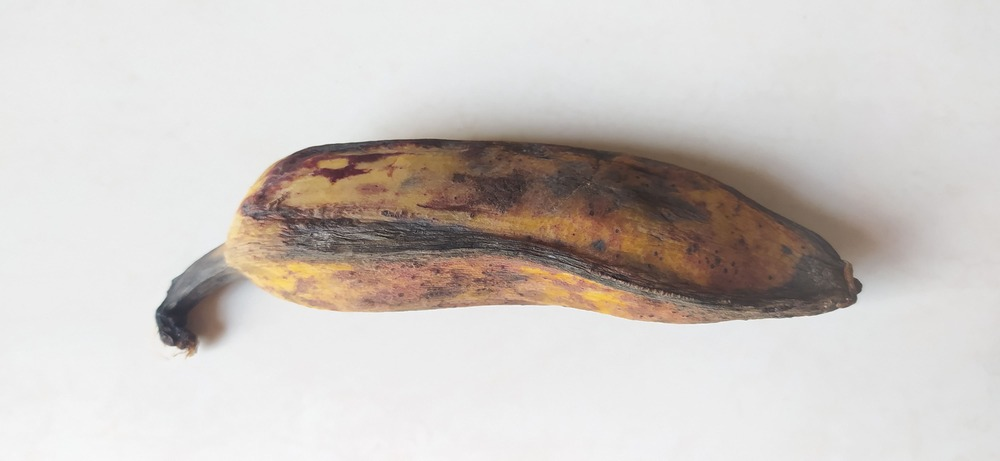
%> input picture 7.jpg, 1000 x 461 px
$ octave test_mikh.m   (GNU Octave 9; MATLAB toolbox functions it lacks are replaced by stand-ins)
%> lines starting %> are read from the running program, lines starting %| are printed output that depends on the picture; in (x1, y1, x2, y2) boxes, pixels count from 0 and x2, y2 are one past the last pixel; in counts of white or black regions, pixels touching at a corner belong together; the program's own positions count from 1
clear; clc;

% Kematangan pisang kepok dapat diklasifikasikan berdasarkan nilai Hue dari
% warna kulit pisang kepok tersebut. Semakin matang sebuah pisang kepok,
% maka akan semakin kecil nilai huenya. Sebaliknya, semakin mentah sebuah
% pisang kepok, akan semakin besar nilai huenya.

Predict('7.jpg');
function [Ihm, Ism, Ivm] = Predict(filename)
%> called with filename = '7.jpg'
    % Membaca image dan mengubah image menjadi double antara 0 dan 1.
    I = im2double(imread(filename));

    % Mengambil nilai RGB dari image.
    Ir = I(:, :, 1);
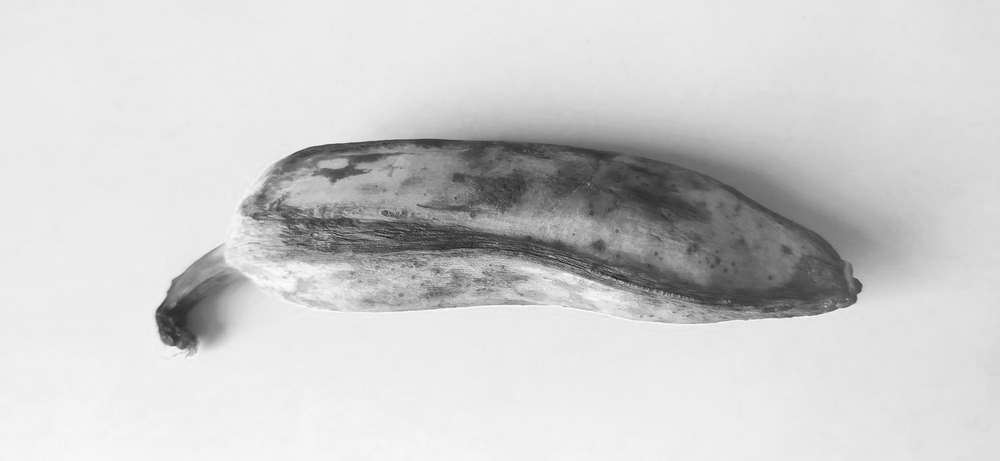
%> Ir: size 461x1000 double; min 0.122, max 1, mean 0.809
    Ig = I(:, :, 2);
    Ib = I(:, :, 3);
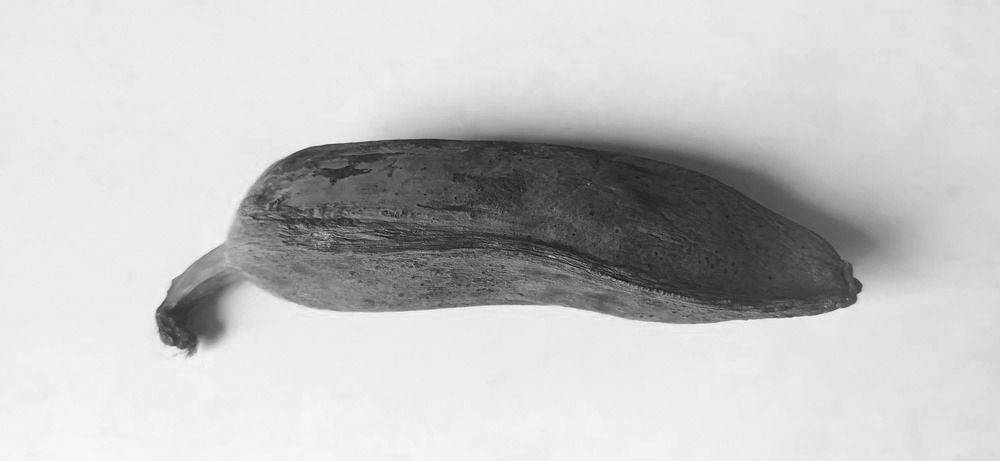
%> Ib: size 461x1000 double; min 0, max 0.976, mean 0.77

    % Melakukan thresholding pada image untuk membuang background.
    % Thresholding dilakukan menggunakan nilai Blue, karena nilai Blue
    % rendah pada warna kulit pisang.
    Ibw = Ib < graythresh(Ib);
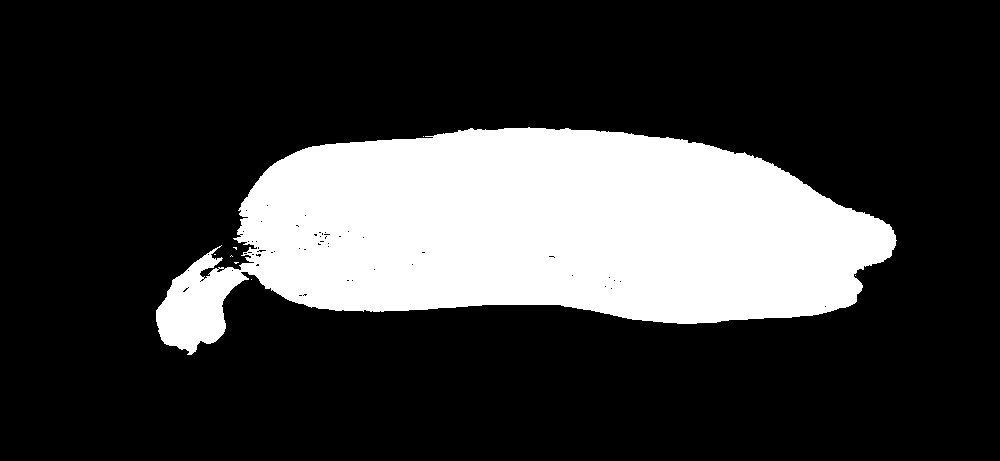
%> Ibw: size 461x1000 logical; 23.1% white; 8 white regions (7 under 20 px), largest, box (x1, y1, x2, y2) and area: (156, 127, 897, 355) 106625
    It = cat(3, Ir .* Ibw, Ig .* Ibw, Ib .* Ibw);
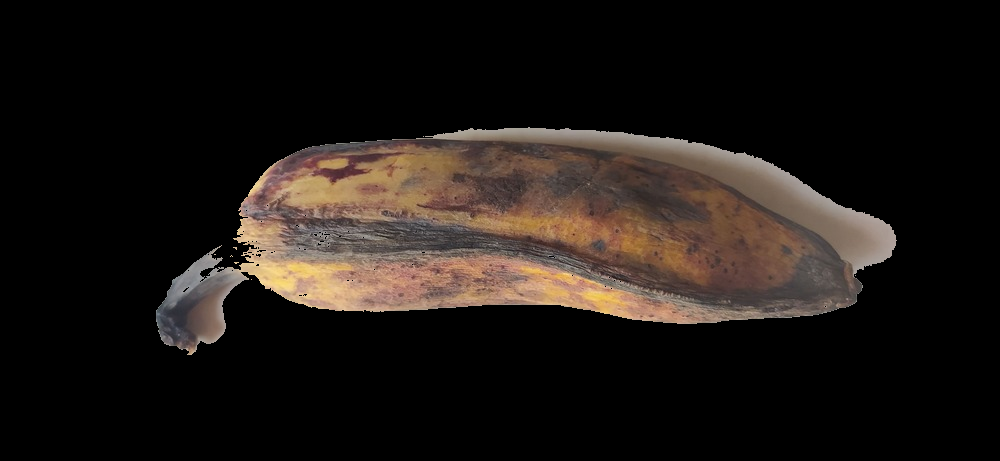
%> It: size 461x1000x3 double; mean R, G, B 0.118, 0.0947, 0.08

    % Mengubah image menjadi bentuk HSV.
    Ihsv = rgb2hsv(It);
%> Ihsv: size 461x1000x3 double; mean H, S, V 0.0248, 0.0708, 0.118

    % Mengambil nilai HSV dari image.
    Ih = Ihsv(:, :, 1);
    Is = Ihsv(:, :, 2);
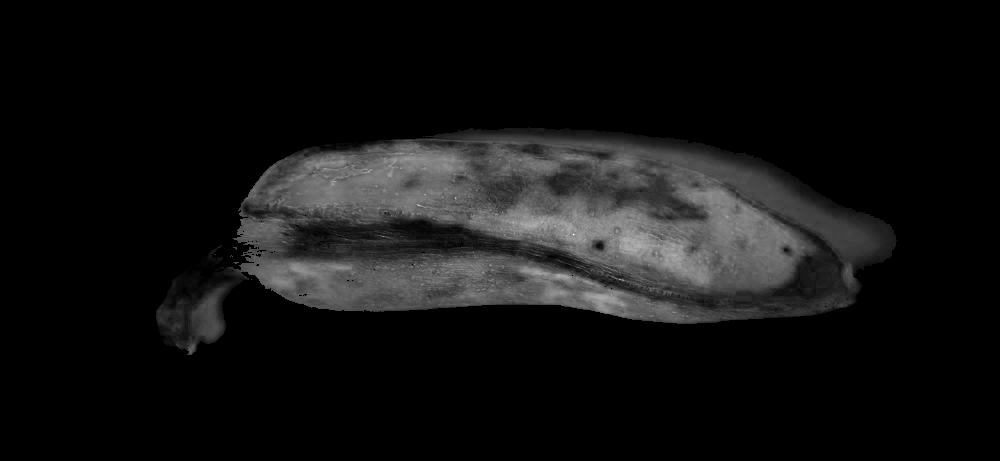
%> Is: size 461x1000 double; min 0, max 1, mean 0.0708
    Iv = Ihsv(:, :, 3);
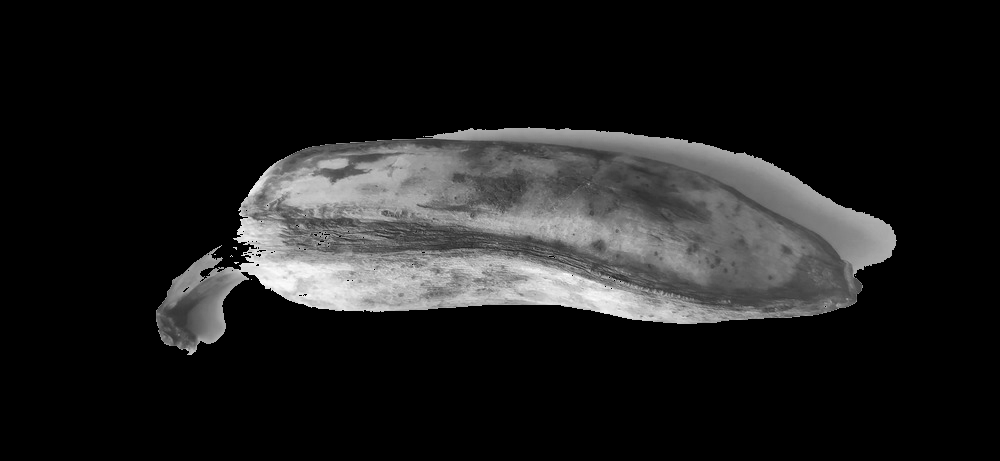
%> Iv: size 461x1000 double; min 0, max 0.996, mean 0.118

    % Mengambil rata-rata nilai HSV dari image tanpa background.
    Ihm = mean2(Ih(Ih > 0));
%> Ihm = 0.11
    Ism = mean2(Is(Ih > 0));
%> Ism = 0.31
    Ivm = mean2(Iv(Ih > 0));
%> Ivm = 0.512


    %mengambil bentuk tulang dari gambar agar bisa melihat seberapa rumit
    %pembentuk dari benda pada gambar.
    tulang = bwmorph(Ibw, 'skel', Inf);
%> tulang: size 461x1000 logical; 1.2% white in thin lines or dots, all inside (x1, y1, x2, y2) = (158, 127, 894, 355)
    bersih = bwmorph(tulang, 'spur', 20);
%> bersih: size 461x1000 logical; 1.1% white in thin lines or dots, all inside (x1, y1, x2, y2) = (160, 129, 892, 355)
    bersih = bwmorph(bersih, 'spur', 20);
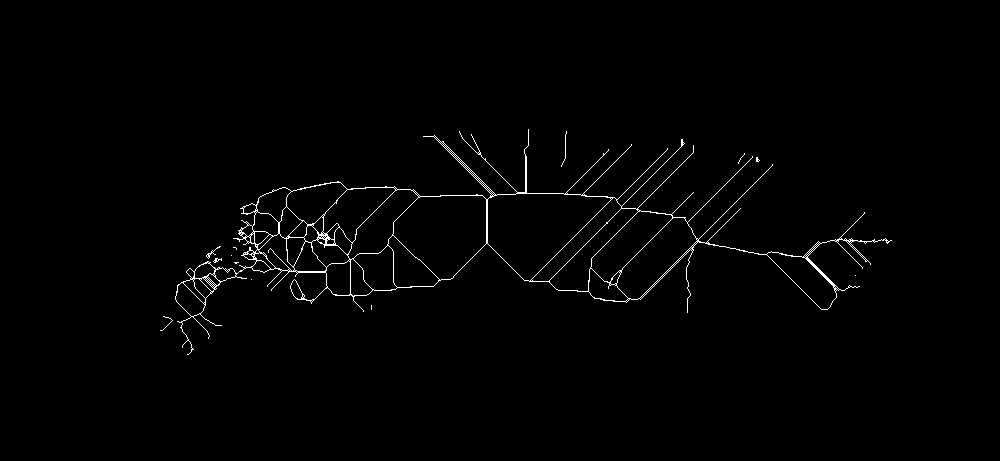
%> bersih: size 461x1000 logical; 1.1% white in thin lines or dots, all inside (x1, y1, x2, y2) = (160, 129, 892, 355)

    %mengambil properties Area, BoundingBox, panjang dan lebar objek.
    props = regionprops(Ibw, {'Area','BoundingBox', 'MinorAxisLength', 'MajorAxisLength'});
%> props = 8 regions; box (x1, y1, x2, y2), Area, MajorAxisLength and MinorAxisLength: (156, 127, 897, 355) 106625 729.9 203.7, (233, 247, 237, 250) 7 4.81 2.51, (234, 262, 239, 264) 7 5.13 2.12, (230, 255, 233, 257) 3 3.46 2.21, (214, 254, 216, 255) 2 2.31 1.15, (251, 279, 252, 280) 1 1.15 1.15, (423, 136, 424, 137) 1 1.15 1.15, (855, 275, 856, 276) 1 1.15 1.15

    % Mengambil banyak "pulau" dalam objek
%     Ibwlb = bwlabel(Ibw);
%     s = max(max(Ibwlb));

    numObj = numel(props);
%> numObj = 8

    % Memberikan label prediksi pada image. Diambil nilai Hue 0.23 sebagai
    % batas atas dan 0.05 sebagai batas bawah, nilai di luar batas tersebut
    % menunjukkan bahwa gambar yang diberikan bukan merupakan pisang.
    % Selain dari Hue, kita juga mencari berdasarkan banyaknya pulau pulau
    % berdasarkan Black and white nya, jika banyak pulau dibawah 50 maka
    % dianggap sebagai pisang. Setelah itu melihat jumlah tulang pembentuk,
    % bahwa jika tulang pembentuk yang ditemukan < 4000, maka benda
    % tersebut termasuk pisang.
    checkRegProp = 1;
%> (the run ends here)

$ run again, with 0.jpg copied over 7.jpg
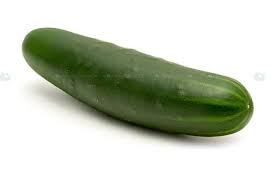
%> input picture 0.jpg, 280 x 180 px
%> in Predict, `Ibw = Ib < graythresh(Ib);`:
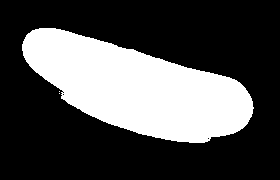
%> Ibw: size 180x280 logical; 30.7% white; 3 white regions (2 under 20 px), largest, box (x1, y1, x2, y2) and area: (22, 28, 254, 143) 15475
%> Ihsv: size 180x280x3 double; mean H, S, V 0.072, 0.162, 0.114
%> Ihm = 0.234
%> Ism = 0.528
%> Ivm = 0.373
%> in Predict, `tulang = bwmorph(Ibw, 'skel', Inf);`:
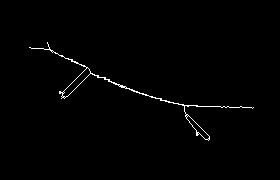
%> tulang: size 180x280 logical; 0.91% white in thin lines or dots, all inside (x1, y1, x2, y2) = (29, 42, 254, 141)
%> bersih: size 180x280 logical; 0.9% white in thin lines or dots, all inside (x1, y1, x2, y2) = (29, 42, 252, 141)
%> props = 3 regions; box (x1, y1, x2, y2), Area, MajorAxisLength and MinorAxisLength: (22, 28, 254, 143) 15475 247.1 82.11, (59, 91, 60, 92) 1 1.15 1.15, (59, 93, 60, 94) 1 1.15 1.15
%> numObj = 3

$ run again, with 1.jpg copied over 7.jpg
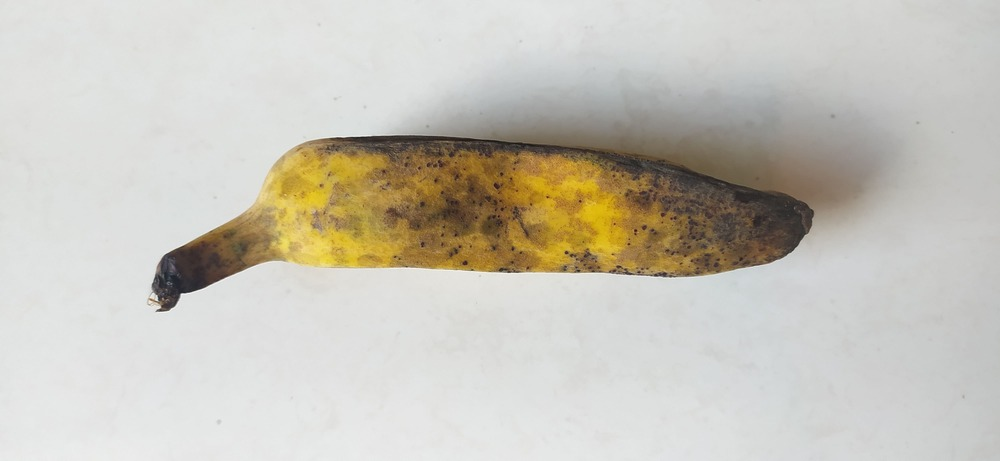
%> input picture 1.jpg, 1000 x 461 px
%> in Predict, `Ibw = Ib < graythresh(Ib);`:
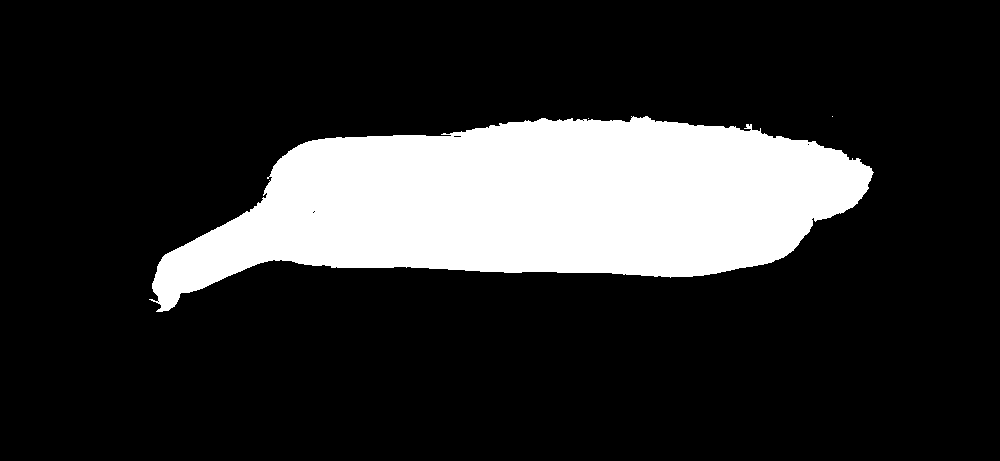
%> Ibw: size 461x1000 logical; 18.4% white; 3 white regions (2 under 20 px), largest, box (x1, y1, x2, y2) and area: (149, 116, 874, 312) 84783
%> Ihsv: size 461x1000x3 double; mean H, S, V 0.0205, 0.0863, 0.1
%> Ihm = 0.112
%> Ism = 0.471
%> Ivm = 0.545
%> tulang: size 461x1000 logical; 0.78% white in thin lines or dots, all inside (x1, y1, x2, y2) = (149, 116, 872, 312)
%> in Predict, `bersih = bwmorph(tulang, 'spur', 20);`:
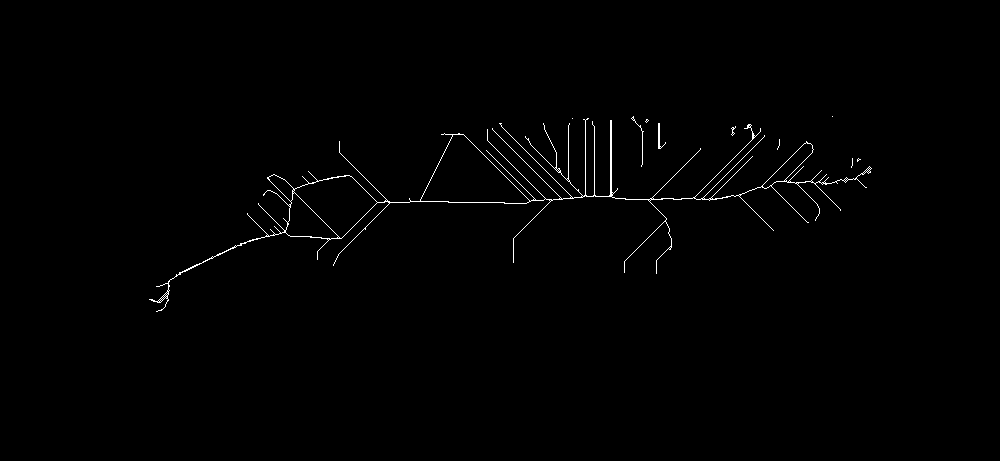
%> bersih: size 461x1000 logical; 0.71% white in thin lines or dots, all inside (x1, y1, x2, y2) = (149, 116, 872, 312)
%> props = 3 regions; box (x1, y1, x2, y2), Area, MajorAxisLength and MinorAxisLength: (149, 116, 874, 312) 84783 708.6 162.6, (588, 118, 589, 119) 1 1.15 1.15, (832, 116, 833, 117) 1 1.15 1.15
%> numObj = 3

$ run again, with 10.jpg copied over 7.jpg
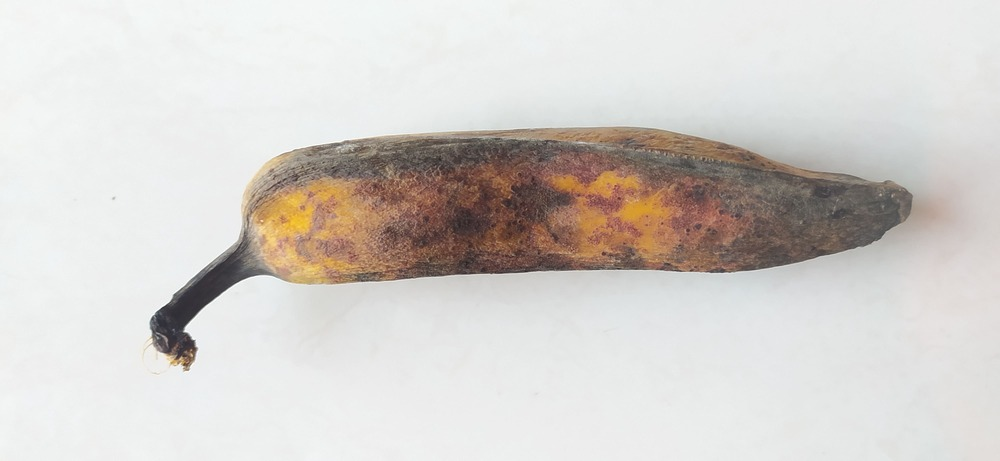
%> input picture 10.jpg, 1000 x 461 px
%> Ibw: size 461x1000 logical; 18.9% white; 6 white regions (5 under 20 px), largest, box (x1, y1, x2, y2) and area: (150, 127, 938, 371) 87161
%> Ihsv: size 461x1000x3 double; mean H, S, V 0.0181, 0.0585, 0.0991
%> Ihm = 0.0966
%> Ism = 0.311
%> Ivm = 0.526
%> in Predict, `tulang = bwmorph(Ibw, 'skel', Inf);`:
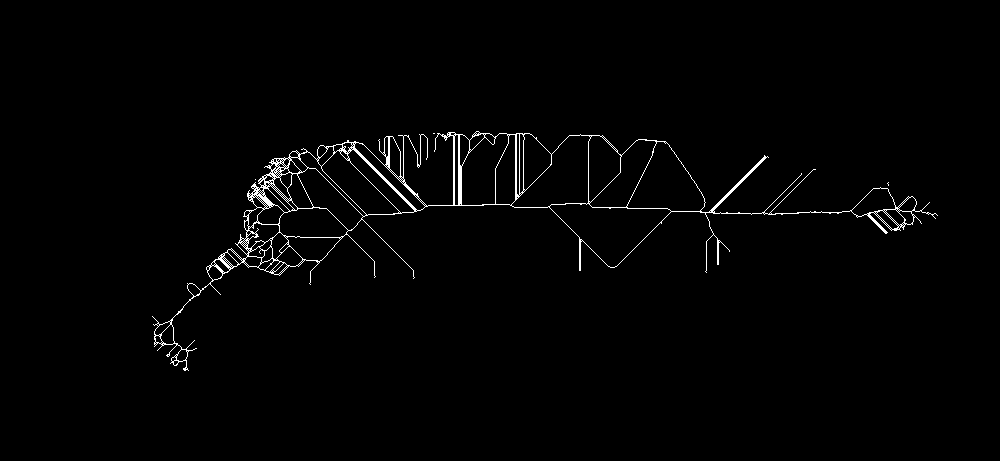
%> tulang: size 461x1000 logical; 1.4% white in thin lines or dots, all inside (x1, y1, x2, y2) = (152, 131, 938, 371)
%> bersih: size 461x1000 logical; 1.4% white in thin lines or dots, all inside (x1, y1, x2, y2) = (154, 131, 936, 371)
%> props = 6 regions; box (x1, y1, x2, y2), Area, MajorAxisLength and MinorAxisLength: (150, 127, 938, 371) 87161 757.9 170.6, (253, 232, 259, 237) 11 7.21 3.39, (257, 228, 260, 231) 7 3.24 3.03, (253, 182, 256, 186) 5 5.52 1.72, (433, 133, 435, 134) 2 2.31 1.15, (255, 179, 256, 180) 1 1.15 1.15
%> numObj = 6
